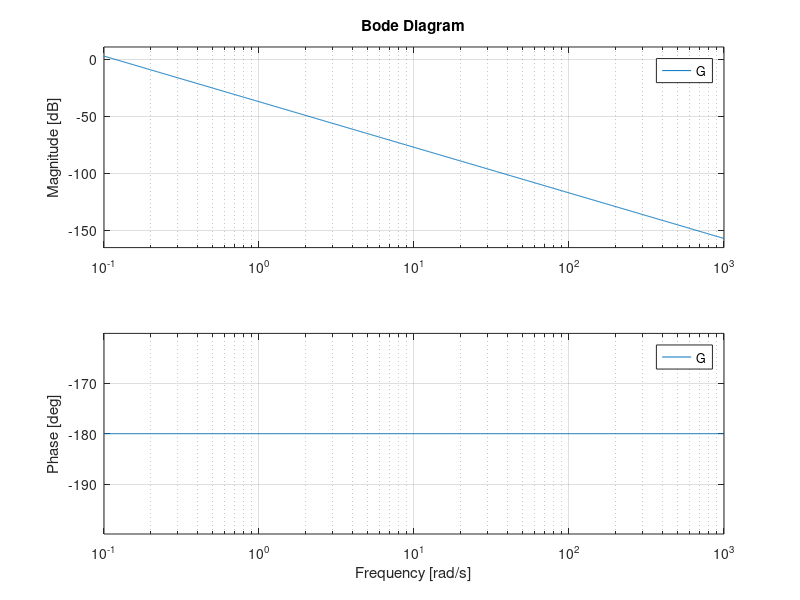
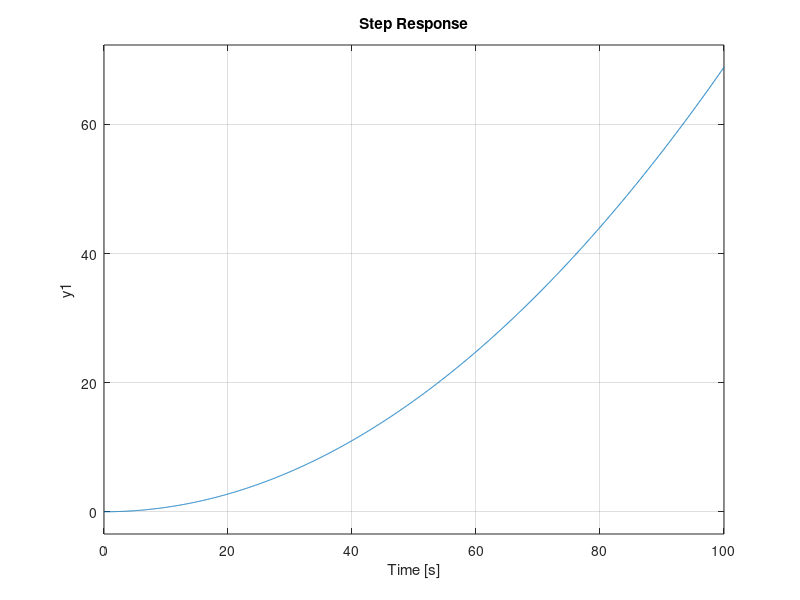

The MATLAB source for these figures, in order:


try %octave only
  pkg load control
end

b_z = 22960.2*10^-9; %Campo Magnético que passa pelo cubo
J_y =1.667*10^-3; %Momento de inércia segundo o eixo dos yy;
a = b_z/J_y; %Constante
s = tf('s');
G = a/(s^2); %Função transferência a analisar

%1.3
figure (1);
bode(G); %Diagrama de Bode da função tranferência
grid on;

%1.5
figure (2);
step(G,100); %Step response da função transferência
